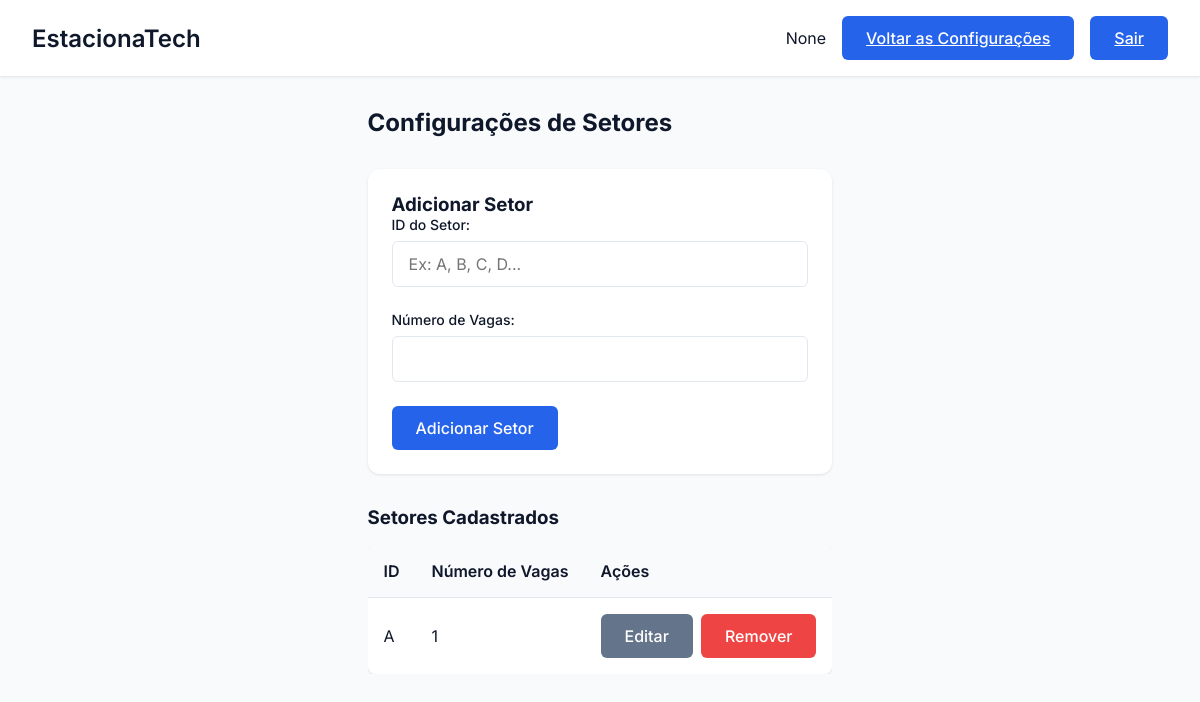
The page /setor/config_setores on the database as committed earlier.
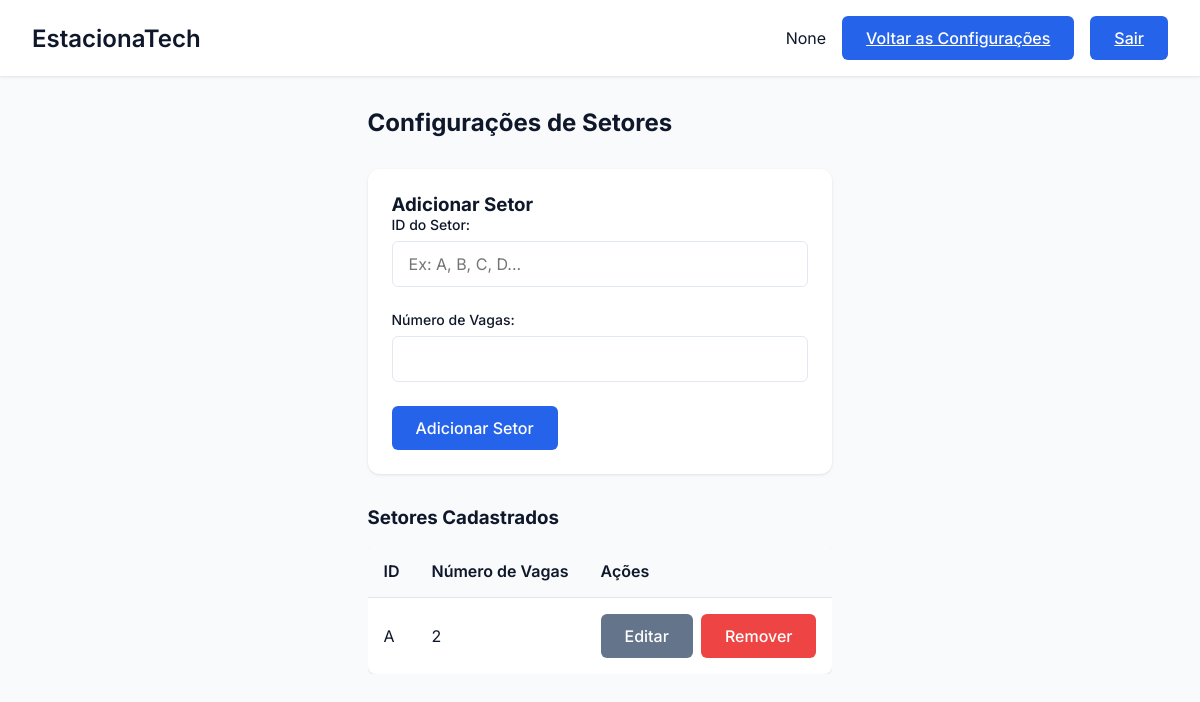
The same page on the database as committed later.
### tables this page shows
CREATE TABLE Setor (
        id_setor TEXT PRIMARY KEY,
        n_vagas INTEGER NOT NULL
    );

### EstacionaTech/routes/setor_routes.py (the view)
@setor_bp.route('/config_setores')
def config_setores():
    setores = SetorController.listar_setores()
    return render_template('config_setores.html', setores=setores)

### EstacionaTech/controllers/setor_controller.py (called while the page is built)
    @staticmethod
    def listar_setores():
        setores = Setor.listar_todos()
        return setores

### EstacionaTech/database/database.py (called while the page is built)
def conectar():
    diretorio_db = "EstacionaTech/database"
    if not os.path.exists(diretorio_db):
        os.makedirs(diretorio_db)  # Criar diretório caso não exista
    return sqlite3.connect(f"{diretorio_db}/estacionatech.db")

### EstacionaTech/models/setor.py (called while the page is built)
    def listar_todos():
        conn = conectar()
        cursor = conn.cursor()
        cursor.execute("SELECT * FROM Setor")
        setores = cursor.fetchall()
        conn.close()
        return setores

### EstacionaTech/templates/config_setores.html (shortened to what this page needs)
<!DOCTYPE html>
<html lang="pt-BR">
<head>
    <link rel="stylesheet" href="{{ url_for('static', filename='css/estilo.css') }}">
    <link rel="stylesheet" href="{{ url_for('static', filename='css/setores.css') }}">
</head>
<body>
    <div class="dashboard">
        <header class="dashboard-header">
            <nav class="dashboard-nav container">
                <h1 class="dashboard-title">EstacionaTech</h1>
                <div class="dashboard-user">
                    <span>{{ session.get('nome') }}</span>
                    <a href="{{ url_for('admin.configuracoes_admin') }}" class="btn btn-primary">Voltar as Configurações</a>
                    <a href="{{ url_for('auth.logout') }}" class="btn btn-primary">Sair</a>
                </div>
            </nav>
        </header>
        <main class="dashboard-content container">
            <h2>Configurações de Setores</h2>
            <div class="dashboard-grid">
                <div class="dashboard-card">
                    <h3>Adicionar Setor</h3>
                    <form action="{{ url_for('setor.adicionar_setor') }}" method="POST" class="form">
                        <div class="form-group">
                            <label class="form-label" for="id_setor">ID do Setor:</label>
                            <input class="form-input" type="text" id="id_setor" name="id_setor" required placeholder="Ex: A, B, C, D...">
                        </div>
                        <div class="form-group">
                            <label class="form-label" for="n_vagas">Número de Vagas:</label>
                            <input class="form-input" type="number" id="n_vagas" name="n_vagas" required min="1">
                        </div>
                        <button type="submit" class="btn btn-primary">Adicionar Setor</button>
                    </form>
                </div>
            </div>
            <h3 class="section-title">Setores Cadastrados</h3>
            {% if setores and setores|length > 0 %}
                <div class="table-container">
                    <table class="table">
                        <thead>
                            <tr>
                                <th>ID</th>
                                <th>Número de Vagas</th>
                                <th>Ações</th>
                            </tr>
                        </thead>
                        <tbody>
                            {% for setor in setores %}
                            <tr>
                                <td>{{ setor[0] }}</td>
                                <td>{{ setor[1] }}</td>
                                <td class="actions">
                                    <button class="btn btn-secondary" onclick="openEditModal('{{ setor[0] }}', {{ setor[1] }})">Editar</button>
                                    <form action="{{ url_for('setor.remover_setor') }}" method="POST" class="inline-form">
                                        <button type="submit" class="btn btn-danger" onclick="return confirm('Tem certeza que deseja remover o setor {{ setor[0] }}?')">Remover</button>
                                    </form>
                                </td>
                            </tr>
                            {% endfor %}
                        </tbody>
                    </table>
                </div>
            {% else %}
                <p class="no-data">Nenhum setor cadastrado.</p>
            {% endif %}
        </main>
    </div>
</body>
</html>

### EstacionaTech/static/css/estilo.css (style rules this page uses)
* { margin: 0; padding: 0; box-sizing: border-box; font-family: 'Inter', sans-serif; }
:root { --primary: #2563eb; --primary-dark: #1d4ed8; --secondary: #64748b; --danger: #ef4444; --success: #22c55e; --background: #f8fafc; --surface: #ffffff; --text: #0f172a; --text-light: #64748b; }
body { background-color: var(--background); color: var(--text); min-height: 100vh; }
.container { max-width: 1200px; margin: 0 auto; padding: 0 1rem; }
.form-group { margin-bottom: 1.5rem; }
.form-label { display: block; font-size: 0.875rem; font-weight: 500; margin-bottom: 0.5rem; color: var(--text); }
.form-input { width: 100%; padding: 0.75rem 1rem; border: 1px solid #e2e8f0; border-radius: 6px; font-size: 1rem; transition: all 0.2s; }
.btn { display: inline-flex; align-items: center; justify-content: center; padding: 0.75rem 1.5rem; font-size: 1rem; font-weight: 500; border-radius: 6px; cursor: pointer; transition: all 0.2s; border: none; }
.btn-primary { background-color: var(--primary); color: white; }
.dashboard { min-height: 100vh; display: grid; grid-template-rows: auto 1fr; }
.dashboard-header { background: var(--surface); padding: 1rem; box-shadow: 0 1px 3px 0 rgb(0 0 0 / 0.1); }
.dashboard-nav { display: flex; justify-content: space-between; align-items: center; }
.dashboard-title { font-size: 1.5rem; font-weight: 600; }
.dashboard-user { display: flex; align-items: center; gap: 1rem; }
.dashboard-content { padding: 2rem; }
.dashboard-grid { display: grid; grid-template-columns: repeat(auto-fit, minmax(300px, 1fr)); gap: 1.5rem; margin-top: 2rem; }
.dashboard-card { background: var(--surface); border-radius: 12px; padding: 1.5rem; box-shadow: 0 1px 3px 0 rgb(0 0 0 / 0.1); }

### EstacionaTech/static/css/setores.css (style rules this page uses)
.section-title { margin-top: 2rem; margin-bottom: 1rem; }
.table-container { overflow-x: auto; margin-bottom: 2rem; }
.table { width: 100%; border-collapse: collapse; background-color: var(--surface); border-radius: 8px; overflow: hidden; box-shadow: 0 1px 3px 0 rgb(0 0 0 / 0.1); }
.table th, .table td { padding: 1rem; text-align: left; border-bottom: 1px solid #e2e8f0; }
.table th { background-color: #f8fafc; font-weight: 600; }
.table tr:last-child td { border-bottom: none; }
.actions { display: flex; gap: 0.5rem; }
.btn-secondary { background-color: var(--secondary); color: white; }
.btn-danger { background-color: var(--danger); color: white; }
.inline-form { display: inline; }

Rows that differ between the two databases and show on the page:
changed Setor "A": n_vagas "1" → "2"
